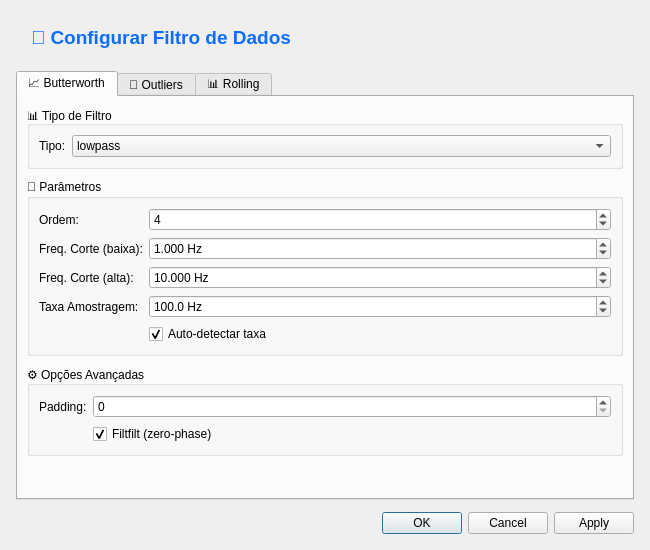
<?xml version="1.0" encoding="UTF-8"?>
<ui version="4.0">
 <class>FilterDialog</class>
 <widget class="QDialog" name="FilterDialog">
  <property name="geometry">
   <rect>
    <x>0</x>
    <y>0</y>
    <width>650</width>
    <height>550</height>
   </rect>
  </property>
  <property name="minimumSize">
   <size>
    <width>600</width>
    <height>500</height>
   </size>
  </property>
  <property name="windowTitle">
   <string>🔧 Configurar Filtro de Dados</string>
  </property>
  <property name="modal">
   <bool>true</bool>
  </property>
  <layout class="QVBoxLayout" name="mainLayout">
   <property name="spacing">
    <number>12</number>
   </property>
   <property name="leftMargin">
    <number>16</number>
   </property>
   <property name="topMargin">
    <number>16</number>
   </property>
   <property name="rightMargin">
    <number>16</number>
   </property>
   <property name="bottomMargin">
    <number>16</number>
   </property>
   <item>
    <widget class="QLabel" name="headerLabel">
     <property name="text">
      <string>🔧 Configurar Filtro de Dados</string>
     </property>
     <property name="styleSheet">
      <string>font-size: 14pt; font-weight: bold; color: #0d6efd; padding: 10px;</string>
     </property>
    </widget>
   </item>
   <item>
    <widget class="QTabWidget" name="filterTabs">
     <property name="currentIndex">
      <number>0</number>
     </property>
     <!-- Tab Butterworth -->
     <widget class="QWidget" name="butterworthTab">
      <attribute name="title">
       <string>📈 Butterworth</string>
      </attribute>
      <layout class="QVBoxLayout" name="butterworthTabLayout">
       <property name="spacing">
        <number>10</number>
       </property>
       <item>
        <widget class="QGroupBox" name="butterTypeGroup">
         <property name="title">
          <string>📊 Tipo de Filtro</string>
         </property>
         <layout class="QFormLayout" name="butterTypeLayout">
          <item row="0" column="0">
           <widget class="QLabel" name="butterTypeLabel">
            <property name="text">
             <string>Tipo:</string>
            </property>
           </widget>
          </item>
          <item row="0" column="1">
           <widget class="QComboBox" name="butterType">
            <property name="toolTip">
             <string>Tipo de filtro Butterworth:
• lowpass: Permite frequências baixas
• highpass: Permite frequências altas
• bandpass: Permite faixa de frequências
• bandstop: Bloqueia faixa de frequências</string>
            </property>
            <item>
             <property name="text">
              <string>lowpass</string>
             </property>
            </item>
            <item>
             <property name="text">
              <string>highpass</string>
             </property>
            </item>
            <item>
             <property name="text">
              <string>bandpass</string>
             </property>
            </item>
            <item>
             <property name="text">
              <string>bandstop</string>
             </property>
            </item>
           </widget>
          </item>
         </layout>
        </widget>
       </item>
       <item>
        <widget class="QGroupBox" name="butterParamsGroup">
         <property name="title">
          <string>🔧 Parâmetros</string>
         </property>
         <layout class="QFormLayout" name="butterParamsLayout">
          <item row="0" column="0">
           <widget class="QLabel" name="butterOrderLabel">
            <property name="text">
             <string>Ordem:</string>
            </property>
           </widget>
          </item>
          <item row="0" column="1">
           <widget class="QSpinBox" name="butterOrder">
            <property name="toolTip">
             <string>Ordem do filtro (1-10). Ordens maiores = corte mais abrupto.</string>
            </property>
            <property name="minimum">
             <number>1</number>
            </property>
            <property name="maximum">
             <number>10</number>
            </property>
            <property name="value">
             <number>4</number>
            </property>
           </widget>
          </item>
          <item row="1" column="0">
           <widget class="QLabel" name="butterCutoffLowLabel">
            <property name="text">
             <string>Freq. Corte (baixa):</string>
            </property>
           </widget>
          </item>
          <item row="1" column="1">
           <widget class="QDoubleSpinBox" name="butterCutoffLow">
            <property name="toolTip">
             <string>Frequência de corte inferior</string>
            </property>
            <property name="suffix">
             <string> Hz</string>
            </property>
            <property name="decimals">
             <number>3</number>
            </property>
            <property name="minimum">
             <double>0.001000000000000</double>
            </property>
            <property name="maximum">
             <double>1000.000000000000000</double>
            </property>
            <property name="value">
             <double>1.000000000000000</double>
            </property>
           </widget>
          </item>
          <item row="2" column="0">
           <widget class="QLabel" name="butterCutoffHighLabel">
            <property name="text">
             <string>Freq. Corte (alta):</string>
            </property>
           </widget>
          </item>
          <item row="2" column="1">
           <widget class="QDoubleSpinBox" name="butterCutoffHigh">
            <property name="toolTip">
             <string>Frequência de corte superior</string>
            </property>
            <property name="suffix">
             <string> Hz</string>
            </property>
            <property name="decimals">
             <number>3</number>
            </property>
            <property name="minimum">
             <double>0.001000000000000</double>
            </property>
            <property name="maximum">
             <double>1000.000000000000000</double>
            </property>
            <property name="value">
             <double>10.000000000000000</double>
            </property>
           </widget>
          </item>
          <item row="3" column="0">
           <widget class="QLabel" name="butterFsLabel">
            <property name="text">
             <string>Taxa Amostragem:</string>
            </property>
           </widget>
          </item>
          <item row="3" column="1">
           <widget class="QDoubleSpinBox" name="butterFs">
            <property name="toolTip">
             <string>Taxa de amostragem dos dados</string>
            </property>
            <property name="suffix">
             <string> Hz</string>
            </property>
            <property name="decimals">
             <number>1</number>
            </property>
            <property name="minimum">
             <double>0.100000000000000</double>
            </property>
            <property name="maximum">
             <double>10000.000000000000000</double>
            </property>
            <property name="value">
             <double>100.000000000000000</double>
            </property>
           </widget>
          </item>
          <item row="4" column="1">
           <widget class="QCheckBox" name="butterAutoFs">
            <property name="toolTip">
             <string>Estima taxa de amostragem automaticamente a partir dos timestamps</string>
            </property>
            <property name="text">
             <string>Auto-detectar taxa</string>
            </property>
            <property name="checked">
             <bool>true</bool>
            </property>
           </widget>
          </item>
         </layout>
        </widget>
       </item>
       <item>
        <widget class="QGroupBox" name="butterAdvGroup">
         <property name="title">
          <string>⚙️ Opções Avançadas</string>
         </property>
         <layout class="QFormLayout" name="butterAdvLayout">
          <item row="0" column="0">
           <widget class="QLabel" name="butterPadlenLabel">
            <property name="text">
             <string>Padding:</string>
            </property>
           </widget>
          </item>
          <item row="0" column="1">
           <widget class="QSpinBox" name="butterPadlen">
            <property name="toolTip">
             <string>Padding nas bordas para evitar artefatos. 0 = automático.</string>
            </property>
            <property name="minimum">
             <number>0</number>
            </property>
            <property name="maximum">
             <number>1000</number>
            </property>
            <property name="value">
             <number>0</number>
            </property>
           </widget>
          </item>
          <item row="1" column="1">
           <widget class="QCheckBox" name="butterForwardBackward">
            <property name="toolTip">
             <string>Aplicar filtro bidirecionalmente. Elimina defasagem, duplica ordem efetiva.</string>
            </property>
            <property name="text">
             <string>Filtfilt (zero-phase)</string>
            </property>
            <property name="checked">
             <bool>true</bool>
            </property>
           </widget>
          </item>
         </layout>
        </widget>
       </item>
       <item>
        <spacer name="butterworthSpacer">
         <property name="orientation">
          <enum>Qt::Vertical</enum>
         </property>
         <property name="sizeHint" stdset="0">
          <size>
           <width>20</width>
           <height>40</height>
          </size>
         </property>
        </spacer>
       </item>
      </layout>
     </widget>
     <!-- Tab Outliers -->
     <widget class="QWidget" name="outliersTab">
      <attribute name="title">
       <string>🚫 Outliers</string>
      </attribute>
      <layout class="QVBoxLayout" name="outliersTabLayout">
       <property name="spacing">
        <number>10</number>
       </property>
       <item>
        <widget class="QGroupBox" name="outlierMethodGroup">
         <property name="title">
          <string>📊 Método de Detecção</string>
         </property>
         <layout class="QFormLayout" name="outlierMethodLayout">
          <item row="0" column="0">
           <widget class="QLabel" name="outlierMethodLabel">
            <property name="text">
             <string>Método:</string>
            </property>
           </widget>
          </item>
          <item row="0" column="1">
           <widget class="QComboBox" name="outlierMethod">
            <property name="toolTip">
             <string>Método para detectar outliers</string>
            </property>
            <item>
             <property name="text">
              <string>iqr</string>
             </property>
            </item>
            <item>
             <property name="text">
              <string>zscore</string>
             </property>
            </item>
            <item>
             <property name="text">
              <string>mad</string>
             </property>
            </item>
            <item>
             <property name="text">
              <string>percentile</string>
             </property>
            </item>
           </widget>
          </item>
         </layout>
        </widget>
       </item>
       <item>
        <widget class="QGroupBox" name="outlierParamsGroup">
         <property name="title">
          <string>🔧 Parâmetros</string>
         </property>
         <layout class="QFormLayout" name="outlierParamsLayout">
          <item row="0" column="0">
           <widget class="QLabel" name="outlierThresholdLabel">
            <property name="text">
             <string>Limiar:</string>
            </property>
           </widget>
          </item>
          <item row="0" column="1">
           <widget class="QDoubleSpinBox" name="outlierThreshold">
            <property name="toolTip">
             <string>Limiar para detecção de outliers</string>
            </property>
            <property name="decimals">
             <number>2</number>
            </property>
            <property name="minimum">
             <double>0.500000000000000</double>
            </property>
            <property name="maximum">
             <double>10.000000000000000</double>
            </property>
            <property name="value">
             <double>1.500000000000000</double>
            </property>
           </widget>
          </item>
          <item row="1" column="0">
           <widget class="QLabel" name="outlierLowerLabel">
            <property name="text">
             <string>Percentil Inferior:</string>
            </property>
           </widget>
          </item>
          <item row="1" column="1">
           <widget class="QDoubleSpinBox" name="outlierLower">
            <property name="toolTip">
             <string>Percentil inferior (para método percentile)</string>
            </property>
            <property name="suffix">
             <string> %</string>
            </property>
            <property name="decimals">
             <number>1</number>
            </property>
            <property name="minimum">
             <double>0.000000000000000</double>
            </property>
            <property name="maximum">
             <double>50.000000000000000</double>
            </property>
            <property name="value">
             <double>5.000000000000000</double>
            </property>
           </widget>
          </item>
          <item row="2" column="0">
           <widget class="QLabel" name="outlierUpperLabel">
            <property name="text">
             <string>Percentil Superior:</string>
            </property>
           </widget>
          </item>
          <item row="2" column="1">
           <widget class="QDoubleSpinBox" name="outlierUpper">
            <property name="toolTip">
             <string>Percentil superior (para método percentile)</string>
            </property>
            <property name="suffix">
             <string> %</string>
            </property>
            <property name="decimals">
             <number>1</number>
            </property>
            <property name="minimum">
             <double>50.000000000000000</double>
            </property>
            <property name="maximum">
             <double>100.000000000000000</double>
            </property>
            <property name="value">
             <double>95.000000000000000</double>
            </property>
           </widget>
          </item>
         </layout>
        </widget>
       </item>
       <item>
        <widget class="QGroupBox" name="outlierTreatmentGroup">
         <property name="title">
          <string>🔄 Tratamento dos Outliers</string>
         </property>
         <layout class="QFormLayout" name="outlierTreatmentLayout">
          <item row="0" column="0">
           <widget class="QLabel" name="outlierActionLabel">
            <property name="text">
             <string>Ação:</string>
            </property>
           </widget>
          </item>
          <item row="0" column="1">
           <widget class="QComboBox" name="outlierAction">
            <property name="toolTip">
             <string>O que fazer com outliers detectados</string>
            </property>
            <item>
             <property name="text">
              <string>remove</string>
             </property>
            </item>
            <item>
             <property name="text">
              <string>replace_nan</string>
             </property>
            </item>
            <item>
             <property name="text">
              <string>replace_mean</string>
             </property>
            </item>
            <item>
             <property name="text">
              <string>replace_median</string>
             </property>
            </item>
            <item>
             <property name="text">
              <string>interpolate</string>
             </property>
            </item>
           </widget>
          </item>
          <item row="1" column="0">
           <widget class="QLabel" name="outlierWindowLabel">
            <property name="text">
             <string>Janela Local:</string>
            </property>
           </widget>
          </item>
          <item row="1" column="1">
           <widget class="QSpinBox" name="outlierWindow">
            <property name="toolTip">
             <string>Janela para cálculo local de estatísticas. 1 = estatísticas globais.</string>
            </property>
            <property name="minimum">
             <number>1</number>
            </property>
            <property name="maximum">
             <number>100</number>
            </property>
            <property name="value">
             <number>10</number>
            </property>
           </widget>
          </item>
         </layout>
        </widget>
       </item>
       <item>
        <spacer name="outliersSpacer">
         <property name="orientation">
          <enum>Qt::Vertical</enum>
         </property>
         <property name="sizeHint" stdset="0">
          <size>
           <width>20</width>
           <height>40</height>
          </size>
         </property>
        </spacer>
       </item>
      </layout>
     </widget>
     <!-- Tab Rolling -->
     <widget class="QWidget" name="rollingTab">
      <attribute name="title">
       <string>📊 Rolling</string>
      </attribute>
      <layout class="QVBoxLayout" name="rollingTabLayout">
       <property name="spacing">
        <number>10</number>
       </property>
       <item>
        <widget class="QGroupBox" name="rollingTypeGroup">
         <property name="title">
          <string>📊 Operação Rolling</string>
         </property>
         <layout class="QFormLayout" name="rollingTypeLayout">
          <item row="0" column="0">
           <widget class="QLabel" name="rollingTypeLabel">
            <property name="text">
             <string>Tipo:</string>
            </property>
           </widget>
          </item>
          <item row="0" column="1">
           <widget class="QComboBox" name="rollingType">
            <property name="toolTip">
             <string>Operação a aplicar na janela móvel</string>
            </property>
            <item>
             <property name="text">
              <string>mean</string>
             </property>
            </item>
            <item>
             <property name="text">
              <string>median</string>
             </property>
            </item>
            <item>
             <property name="text">
              <string>std</string>
             </property>
            </item>
            <item>
             <property name="text">
              <string>var</string>
             </property>
            </item>
            <item>
             <property name="text">
              <string>min</string>
             </property>
            </item>
            <item>
             <property name="text">
              <string>max</string>
             </property>
            </item>
            <item>
             <property name="text">
              <string>sum</string>
             </property>
            </item>
            <item>
             <property name="text">
              <string>count</string>
             </property>
            </item>
            <item>
             <property name="text">
              <string>quantile</string>
             </property>
            </item>
           </widget>
          </item>
         </layout>
        </widget>
       </item>
       <item>
        <widget class="QGroupBox" name="rollingParamsGroup">
         <property name="title">
          <string>🔧 Parâmetros</string>
         </property>
         <layout class="QFormLayout" name="rollingParamsLayout">
          <item row="0" column="0">
           <widget class="QLabel" name="rollingWindowLabel">
            <property name="text">
             <string>Janela:</string>
            </property>
           </widget>
          </item>
          <item row="0" column="1">
           <widget class="QSpinBox" name="rollingWindow">
            <property name="toolTip">
             <string>Tamanho da janela móvel em pontos</string>
            </property>
            <property name="minimum">
             <number>2</number>
            </property>
            <property name="maximum">
             <number>1000</number>
            </property>
            <property name="value">
             <number>5</number>
            </property>
           </widget>
          </item>
          <item row="1" column="0">
           <widget class="QLabel" name="rollingMinPeriodsLabel">
            <property name="text">
             <string>Min. Períodos:</string>
            </property>
           </widget>
          </item>
          <item row="1" column="1">
           <widget class="QSpinBox" name="rollingMinPeriods">
            <property name="toolTip">
             <string>Número mínimo de pontos necessários</string>
            </property>
            <property name="minimum">
             <number>1</number>
            </property>
            <property name="maximum">
             <number>100</number>
            </property>
            <property name="value">
             <number>1</number>
            </property>
           </widget>
          </item>
          <item row="2" column="1">
           <widget class="QCheckBox" name="rollingCenter">
            <property name="toolTip">
             <string>Se marcado, o resultado é alinhado ao centro da janela</string>
            </property>
            <property name="text">
             <string>Centralizar janela</string>
            </property>
           </widget>
          </item>
          <item row="3" column="0">
           <widget class="QLabel" name="rollingQuantileLabel">
            <property name="text">
             <string>Quantil:</string>
            </property>
           </widget>
          </item>
          <item row="3" column="1">
           <widget class="QDoubleSpinBox" name="rollingQuantile">
            <property name="toolTip">
             <string>Valor do quantil (para tipo 'quantile')</string>
            </property>
            <property name="decimals">
             <number>2</number>
            </property>
            <property name="minimum">
             <double>0.000000000000000</double>
            </property>
            <property name="maximum">
             <double>1.000000000000000</double>
            </property>
            <property name="singleStep">
             <double>0.050000000000000</double>
            </property>
            <property name="value">
             <double>0.500000000000000</double>
            </property>
           </widget>
          </item>
         </layout>
        </widget>
       </item>
       <item>
        <widget class="QGroupBox" name="rollingOptionsGroup">
         <property name="title">
          <string>⚙️ Opções</string>
         </property>
         <layout class="QFormLayout" name="rollingOptionsLayout">
          <item row="0" column="0">
           <widget class="QLabel" name="rollingWinTypeLabel">
            <property name="text">
             <string>Tipo Janela:</string>
            </property>
           </widget>
          </item>
          <item row="0" column="1">
           <widget class="QComboBox" name="rollingWinType">
            <property name="toolTip">
             <string>Tipo de janela para ponderação</string>
            </property>
            <item>
             <property name="text">
              <string>boxcar</string>
             </property>
            </item>
            <item>
             <property name="text">
              <string>triang</string>
             </property>
            </item>
            <item>
             <property name="text">
              <string>blackman</string>
             </property>
            </item>
            <item>
             <property name="text">
              <string>hamming</string>
             </property>
            </item>
            <item>
             <property name="text">
              <string>bartlett</string>
             </property>
            </item>
            <item>
             <property name="text">
              <string>gaussian</string>
             </property>
            </item>
            <item>
             <property name="text">
              <string>exponential</string>
             </property>
            </item>
           </widget>
          </item>
         </layout>
        </widget>
       </item>
       <item>
        <spacer name="rollingSpacer">
         <property name="orientation">
          <enum>Qt::Vertical</enum>
         </property>
         <property name="sizeHint" stdset="0">
          <size>
           <width>20</width>
           <height>40</height>
          </size>
         </property>
        </spacer>
       </item>
      </layout>
     </widget>
    </widget>
   </item>
   <item>
    <widget class="QDialogButtonBox" name="buttonBox">
     <property name="orientation">
      <enum>Qt::Horizontal</enum>
     </property>
     <property name="standardButtons">
      <set>QDialogButtonBox::Apply|QDialogButtonBox::Cancel|QDialogButtonBox::Ok</set>
     </property>
    </widget>
   </item>
  </layout>
 </widget>
 <resources/>
 <connections>
  <connection>
   <sender>buttonBox</sender>
   <signal>accepted()</signal>
   <receiver>FilterDialog</receiver>
   <slot>accept()</slot>
   <hints>
    <hint type="sourcelabel">
     <x>325</x>
     <y>520</y>
    </hint>
    <hint type="destinationlabel">
     <x>325</x>
     <y>275</y>
    </hint>
   </hints>
  </connection>
  <connection>
   <sender>buttonBox</sender>
   <signal>rejected()</signal>
   <receiver>FilterDialog</receiver>
   <slot>reject()</slot>
   <hints>
    <hint type="sourcelabel">
     <x>325</x>
     <y>520</y>
    </hint>
    <hint type="destinationlabel">
     <x>325</x>
     <y>275</y>
    </hint>
   </hints>
  </connection>
 </connections>
</ui>
